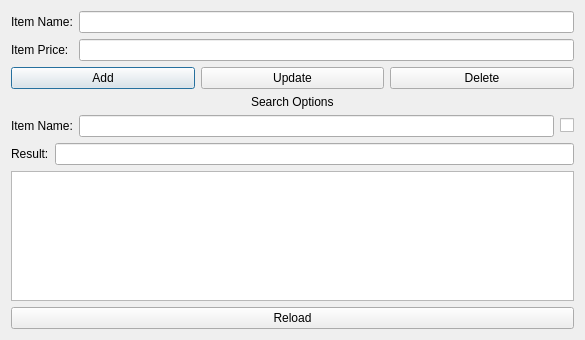
<?xml version="1.0" encoding="UTF-8"?>
<ui version="4.0">
 <class>ItemsDialog</class>
 <widget class="QDialog" name="ItemsDialog">
  <property name="geometry">
   <rect>
    <x>0</x>
    <y>0</y>
    <width>585</width>
    <height>340</height>
   </rect>
  </property>
  <property name="windowTitle">
   <string>Items</string>
  </property>
  <layout class="QGridLayout" name="gridLayout">
   <item row="0" column="0">
    <layout class="QVBoxLayout" name="MainLayout" stretch="1,0,4,0">
     <item>
      <layout class="QHBoxLayout" name="InputLayout">
       <item>
        <layout class="QGridLayout" name="SelectionGrid" columnstretch="0,0,0">
         <item row="0" column="2">
          <widget class="QLineEdit" name="ItemText"/>
         </item>
         <item row="0" column="0">
          <widget class="QLabel" name="ItemLabel">
           <property name="text">
            <string>Item Name:</string>
           </property>
          </widget>
         </item>
         <item row="1" column="0">
          <widget class="QLabel" name="PriceLabel">
           <property name="text">
            <string>Item Price:</string>
           </property>
          </widget>
         </item>
         <item row="1" column="2">
          <widget class="QLineEdit" name="PriceText"/>
         </item>
        </layout>
       </item>
      </layout>
     </item>
     <item>
      <layout class="QVBoxLayout" name="OutputLayout">
       <item>
        <layout class="QHBoxLayout" name="ModificationLayout">
         <item>
          <widget class="QPushButton" name="AddButton">
           <property name="text">
            <string>Add</string>
           </property>
          </widget>
         </item>
         <item>
          <widget class="QPushButton" name="UpdateButton">
           <property name="text">
            <string>Update</string>
           </property>
          </widget>
         </item>
         <item>
          <widget class="QPushButton" name="DeleteButton">
           <property name="text">
            <string>Delete</string>
           </property>
          </widget>
         </item>
        </layout>
       </item>
       <item>
        <layout class="QVBoxLayout" name="SearchSection">
         <item alignment="Qt::AlignHCenter">
          <widget class="QLabel" name="SearchSectionLabel">
           <property name="text">
            <string>Search Options</string>
           </property>
          </widget>
         </item>
         <item>
          <layout class="QHBoxLayout" name="SearchLayout">
           <item>
            <widget class="QLabel" name="SearchLabel">
             <property name="text">
              <string>Item Name:</string>
             </property>
            </widget>
           </item>
           <item>
            <widget class="QLineEdit" name="SearchText"/>
           </item>
           <item>
            <widget class="QCheckBox" name="EnableSearch">
             <property name="text">
              <string/>
             </property>
            </widget>
           </item>
          </layout>
         </item>
        </layout>
       </item>
       <item>
        <layout class="QHBoxLayout" name="ResultLayout">
         <item>
          <widget class="QLabel" name="OutputLabel">
           <property name="text">
            <string>Result:</string>
           </property>
          </widget>
         </item>
         <item>
          <widget class="QLineEdit" name="OutputText">
           <property name="readOnly">
            <bool>true</bool>
           </property>
          </widget>
         </item>
        </layout>
       </item>
      </layout>
     </item>
     <item>
      <widget class="QTableView" name="ItemTable"/>
     </item>
     <item>
      <widget class="QPushButton" name="Reload">
       <property name="text">
        <string>Reload</string>
       </property>
      </widget>
     </item>
    </layout>
   </item>
  </layout>
 </widget>
 <tabstops>
  <tabstop>ItemText</tabstop>
  <tabstop>PriceText</tabstop>
  <tabstop>AddButton</tabstop>
  <tabstop>UpdateButton</tabstop>
  <tabstop>DeleteButton</tabstop>
  <tabstop>OutputText</tabstop>
  <tabstop>ItemTable</tabstop>
 </tabstops>
 <resources/>
 <connections/>
</ui>
